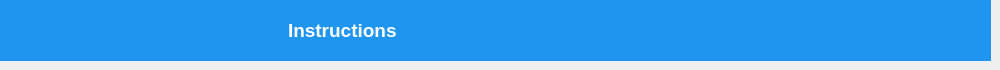
         <widget class="QWidget" name="dashboard_page">
          <widget class="QWidget" name="widget" native="true">
           <property name="geometry">
            <rect>
             <x>0</x>
             <y>0</y>
             <width>991</width>
             <height>61</height>
            </rect>
           </property>
           <property name="styleSheet">
            <string notr="true">QWidget{
	background-color: rgb(31, 149, 239);
	color:white;
}</string>
           </property>
           <widget class="QWidget" name="header_widget" native="true">
            <property name="geometry">
             <rect>
              <x>-20</x>
              <y>10</y>
              <width>796</width>
              <height>41</height>
             </rect>
            </property>
            <layout class="QHBoxLayout" name="horizontalLayout">
             <item>
              <spacer name="horizontalSpacer_2">
               <property name="orientation">
                <enum>Qt::Horizontal</enum>
               </property>
               <property name="sizeType">
                <enum>QSizePolicy::Maximum</enum>
               </property>
               <property name="sizeHint" stdset="0">
                <size>
                 <width>308</width>
                 <height>14</height>
                </size>
               </property>
              </spacer>
             </item>
             <item>
              <widget class="QLabel" name="label">
               <property name="font">
                <font>
                 <pointsize>14</pointsize>
                 <weight>75</weight>
                 <bold>true</bold>
                </font>
               </property>
               <property name="text">
                <string>Instructions</string>
               </property>
              </widget>
             </item>
             <item>
              <spacer name="horizontalSpacer">
               <property name="orientation">
                <enum>Qt::Horizontal</enum>
               </property>
               <property name="sizeType">
                <enum>QSizePolicy::Maximum</enum>
               </property>
               <property name="sizeHint" stdset="0">
                <size>
                 <width>338</width>
                 <height>20</height>
                </size>
               </property>
              </spacer>
             </item>
            </layout>
           </widget>
          </widget>
         </widget>
